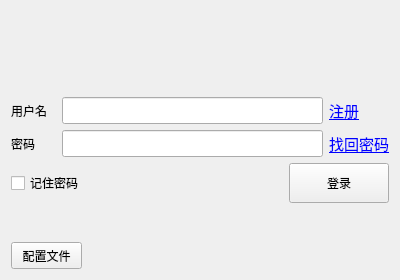
<?xml version="1.0" encoding="UTF-8"?>
<ui version="4.0">
 <class>Login</class>
 <widget class="QWidget" name="Login">
  <property name="geometry">
   <rect>
    <x>0</x>
    <y>0</y>
    <width>400</width>
    <height>280</height>
   </rect>
  </property>
  <property name="minimumSize">
   <size>
    <width>400</width>
    <height>280</height>
   </size>
  </property>
  <property name="maximumSize">
   <size>
    <width>400</width>
    <height>280</height>
   </size>
  </property>
  <layout class="QVBoxLayout" name="verticalLayout_2">
   <item>
    <layout class="QVBoxLayout" name="verticalLayout">
     <item>
      <widget class="QLabel" name="Banner">
       <property name="minimumSize">
        <size>
         <width>0</width>
         <height>80</height>
        </size>
       </property>
       <property name="maximumSize">
        <size>
         <width>16777215</width>
         <height>80</height>
        </size>
       </property>
      </widget>
     </item>
     <item>
      <layout class="QGridLayout" name="gridLayout">
       <item row="0" column="0">
        <widget class="QLabel" name="LUser">
         <property name="minimumSize">
          <size>
           <width>45</width>
           <height>27</height>
          </size>
         </property>
         <property name="maximumSize">
          <size>
           <width>45</width>
           <height>27</height>
          </size>
         </property>
         <property name="text">
          <string>用户名</string>
         </property>
        </widget>
       </item>
       <item row="0" column="1">
        <widget class="QLineEdit" name="UserInput">
         <property name="minimumSize">
          <size>
           <width>261</width>
           <height>27</height>
          </size>
         </property>
         <property name="maximumSize">
          <size>
           <width>261</width>
           <height>27</height>
          </size>
         </property>
        </widget>
       </item>
       <item row="0" column="2">
        <widget class="QLabel" name="RegLink">
         <property name="minimumSize">
          <size>
           <width>60</width>
           <height>27</height>
          </size>
         </property>
         <property name="maximumSize">
          <size>
           <width>60</width>
           <height>27</height>
          </size>
         </property>
         <property name="text">
          <string>&lt;!DOCTYPE HTML PUBLIC &quot;-//W3C//DTD HTML 4.0//EN&quot; &quot;http://www.w3.org/TR/REC-html40/strict.dtd&quot;&gt;
&lt;html&gt;&lt;head&gt;&lt;meta name=&quot;qrichtext&quot; content=&quot;1&quot; /&gt;&lt;style type=&quot;text/css&quot;&gt;
p, li { white-space: pre-wrap; }
&lt;/style&gt;&lt;/head&gt;&lt;body style=&quot; font-family:'Ubuntu'; font-size:11pt; font-weight:400; font-style:normal;&quot;&gt;
&lt;p style=&quot; margin-top:0px; margin-bottom:0px; margin-left:0px; margin-right:0px; -qt-block-indent:0; text-indent:0px;&quot;&gt;&lt;a href=&quot;%1&quot;&gt;&lt;span style=&quot; text-decoration: underline; color:#0000ff;&quot;&gt;注册&lt;/span&gt;&lt;/a&gt;&lt;/p&gt;&lt;/body&gt;&lt;/html&gt;</string>
         </property>
        </widget>
       </item>
       <item row="1" column="0">
        <widget class="QLabel" name="LPassWord">
         <property name="minimumSize">
          <size>
           <width>45</width>
           <height>27</height>
          </size>
         </property>
         <property name="maximumSize">
          <size>
           <width>45</width>
           <height>27</height>
          </size>
         </property>
         <property name="text">
          <string>密码</string>
         </property>
        </widget>
       </item>
       <item row="1" column="1">
        <widget class="QLineEdit" name="PassWordInput">
         <property name="minimumSize">
          <size>
           <width>261</width>
           <height>27</height>
          </size>
         </property>
         <property name="maximumSize">
          <size>
           <width>261</width>
           <height>27</height>
          </size>
         </property>
         <property name="echoMode">
          <enum>QLineEdit::Password</enum>
         </property>
        </widget>
       </item>
       <item row="1" column="2">
        <widget class="QLabel" name="ForgetLink">
         <property name="text">
          <string>&lt;!DOCTYPE HTML PUBLIC &quot;-//W3C//DTD HTML 4.0//EN&quot; &quot;http://www.w3.org/TR/REC-html40/strict.dtd&quot;&gt;
&lt;html&gt;&lt;head&gt;&lt;meta name=&quot;qrichtext&quot; content=&quot;1&quot; /&gt;&lt;style type=&quot;text/css&quot;&gt;
p, li { white-space: pre-wrap; }
&lt;/style&gt;&lt;/head&gt;&lt;body style=&quot; font-family:'Ubuntu'; font-size:11pt; font-weight:400; font-style:normal;&quot;&gt;
&lt;p style=&quot; margin-top:0px; margin-bottom:0px; margin-left:0px; margin-right:0px; -qt-block-indent:0; text-indent:0px;&quot;&gt;&lt;a href=&quot;%1&quot;&gt;&lt;span style=&quot; text-decoration: underline; color:#0000ff;&quot;&gt;找回密码&lt;/span&gt;&lt;/a&gt;&lt;/p&gt;&lt;/body&gt;&lt;/html&gt;</string>
         </property>
        </widget>
       </item>
      </layout>
     </item>
     <item>
      <layout class="QHBoxLayout" name="horizontalLayout">
       <item>
        <widget class="QCheckBox" name="Remember">
         <property name="minimumSize">
          <size>
           <width>90</width>
           <height>22</height>
          </size>
         </property>
         <property name="maximumSize">
          <size>
           <width>90</width>
           <height>22</height>
          </size>
         </property>
         <property name="text">
          <string>记住密码</string>
         </property>
         <property name="tristate">
          <bool>false</bool>
         </property>
        </widget>
       </item>
       <item>
        <spacer name="horizontalSpacer">
         <property name="orientation">
          <enum>Qt::Horizontal</enum>
         </property>
         <property name="sizeHint" stdset="0">
          <size>
           <width>40</width>
           <height>20</height>
          </size>
         </property>
        </spacer>
       </item>
       <item>
        <widget class="QPushButton" name="DoLogin">
         <property name="minimumSize">
          <size>
           <width>100</width>
           <height>40</height>
          </size>
         </property>
         <property name="maximumSize">
          <size>
           <width>100</width>
           <height>40</height>
          </size>
         </property>
         <property name="text">
          <string>登录</string>
         </property>
        </widget>
       </item>
      </layout>
     </item>
     <item>
      <spacer name="verticalSpacer">
       <property name="orientation">
        <enum>Qt::Vertical</enum>
       </property>
       <property name="sizeHint" stdset="0">
        <size>
         <width>20</width>
         <height>67</height>
        </size>
       </property>
      </spacer>
     </item>
     <item>
      <layout class="QHBoxLayout" name="horizontalLayout_2">
       <item>
        <widget class="QPushButton" name="Options">
         <property name="minimumSize">
          <size>
           <width>71</width>
           <height>27</height>
          </size>
         </property>
         <property name="maximumSize">
          <size>
           <width>71</width>
           <height>27</height>
          </size>
         </property>
         <property name="text">
          <string>配置文件</string>
         </property>
        </widget>
       </item>
       <item>
        <widget class="QLabel" name="LVer">
         <property name="text">
          <string/>
         </property>
        </widget>
       </item>
       <item>
        <spacer name="horizontalSpacer_2">
         <property name="orientation">
          <enum>Qt::Horizontal</enum>
         </property>
         <property name="sizeHint" stdset="0">
          <size>
           <width>40</width>
           <height>20</height>
          </size>
         </property>
        </spacer>
       </item>
      </layout>
     </item>
    </layout>
   </item>
  </layout>
 </widget>
 <resources/>
 <connections/>
</ui>
